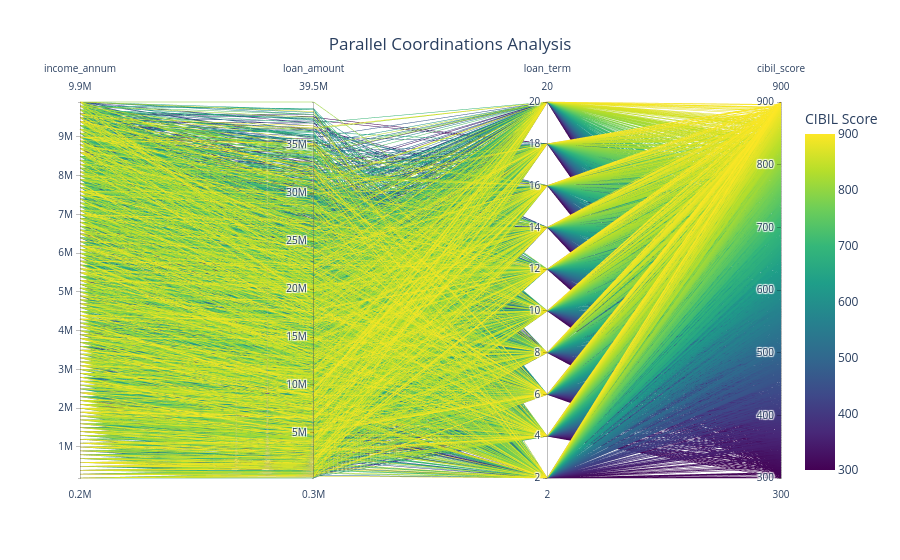

Notebook code for this chart:
### Markdown cell above
### PARALLEL COORDINATES

### Code cell
fig=px.parallel_coordinates(df,dimensions=["income_annum","loan_amount","loan_term","cibil_score"],color="cibil_score",color_continuous_scale=px.colors.sequential.Viridis,title="Parallel Coordinations Analysis")
fig.update_layout(title_x=0.5,template="plotly_white",coloraxis_colorbar_title="CIBIL Score")
fig.show()

### Figure 1 — Plotly figure (JSON) as saved in the notebook; plotly's stock layout.template omitted (floating-point values rounded to 4 significant figures; data arrays with more than 128 entries replaced by an {"elided": "..."} marker saying what was removed)
{"data": [{"dimensions": [{"label": "income_annum", "values": {"elided": "4269 int values"}}, {"label": "loan_amount", "values": {"elided": "4269 int values"}}, {"label": "loan_term", "values": {"elided": "4269 int values"}}, {"label": "cibil_score", "values": {"elided": "4269 int values"}}], "domain": {"x": [0, 1], "y": [0, 1]}, "line": {"color": {"elided": "4269 int values"}, "coloraxis": "coloraxis"}, "name": "", "type": "parcoords"}], "layout": {"coloraxis": {"autocolorscale": false, "colorbar": {"title": {"text": "CIBIL Score"}}, "colorscale": [[0, "#440154"], [0.1111, "#482878"], [0.2222, "#3e4989"], [0.3333, "#31688e"], [0.4444, "#26828e"], [0.5556, "#1f9e89"], [0.6667, "#35b779"], [0.7778, "#6ece58"], [0.8889, "#b5de2b"], [1, "#fde725"]]}, "legend": {"tracegroupgap": 0}, "title": {"text": "Parallel Coordinations Analysis", "x": 0.5}}}
